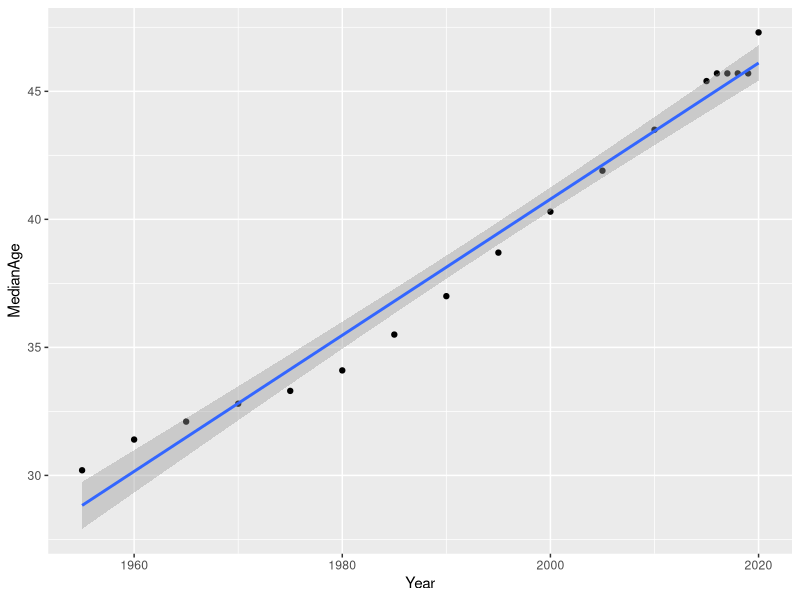

Write R code to recreate this figure. (Note: this script raises an error after producing the figure.)
# DATAFRAME INITIALIZATION
df = read.csv("./data/population.csv")
library(ggplot2)

head(df)
unique(df$Country)
head(filter)

filter <- df[df$Country == "Italy",]
ggplot(data = filter, aes(x = Year, y = MedianAge)) + geom_point() + geom_smooth(method = "lm")


head(filter)
ggplot(data = db, aes(x=Educational_level) ) + geom_bar(width = 0.5) 
ggplot(data = db, aes(x = age, y = charges), fill = smoker) + geom_boxplot( notch = TRUE ) + stat_boxplot( geom = "errorbar" )

# USA ANALYSIS
usa <- df[df$Country == "United States",]

ggplot(data = usa, aes(x = Year, y = Population)) + geom_point() + geom_smooth(method = "lm") + labs(title = "USA Population", x = "Year", y = "Population")

# PAKISTAN ANALYSIS
# NOTE pakistan has an exponential growth so we need to use log scale to fit a linear model

pak <- df[df$Country == "Pakistan",]

pak[, "log_Population"] <- log(pak[, "Population"] + 1)
ggplot(data = pak, aes(x = Year, y = Population)) + geom_point() + geom_smooth(method = "lm") + labs(title = "USA Population", x = "Year", y = "Population")
ggplot(data = pak, aes(x = Year, y = log_Population)) + geom_point() + geom_smooth(method = "lm") + labs(title = "USA Population", x = "Year", y = "Population")
